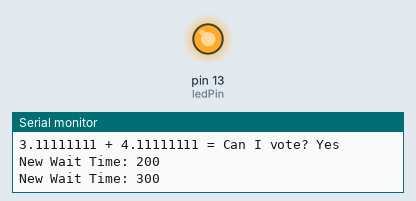
A sketch run on a simulated Arduino Uno, built with avr-gcc and run on an emulated ATmega328P. On the bench: output pins drawn as LEDs (lit = HIGH), the last lines printed to the serial monitor.

Above: at 0.75 s.
At 10.5 s:
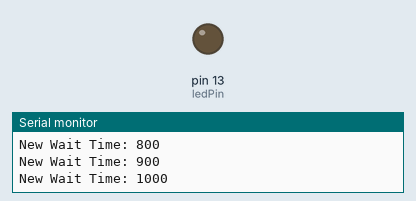
Timing chart, 0 to 26.0 s (numbered marks = the images above):
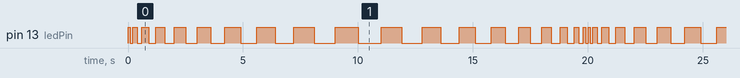

The sketch:

testing.ino
```cpp
const int ledPin = 13; //global variable

//setup the serial
void setup() {
  Serial.begin(9600);      //setup serial
  pinMode(ledPin,OUTPUT);    // let the LED blink

  countDown(5);

  int j = 3;
  while(j > 0){
    Serial.print(j);
    Serial.print(", ");
    j--;
  }
  Serial.println("Go...\n");
  Serial.print("3.11111111 + 4.11111111 = ");
//  Serial.println(addFloats(3.11111111, 4.11111111), 8);
//  Serial.println(addDoubles(3.11111111, 4.11111111), 8);

  bool canVote = true;

  Serial.print("Can I vote? ");
  Serial.println(((canVote == true) ? "Yes" : "No"));

  //chat letD = "D";
  //Serial.println(letD);
}


// it is a for loop
// unless you write while(1)
void loop() {
  static int delayPeriod = 100;  // it pretty much means global ...
  static int countDir = 1;

  digitalWrite(ledPin,HIGH);
  delay(delayPeriod);
  digitalWrite(ledPin,LOW);
  delay(delayPeriod);

  countDir = checkDirChange(delayPeriod, countDir);

  delayPeriod += 100 * countDir ;
  Serial.print("New Wait Time: ");
  Serial.println(delayPeriod);
}

int checkDirChange(int delayPeriod, int countDir){
  if((delayPeriod == 1000 ) || (delayPeriod == 0)){    //&& is and
      countDir *= -1;

      if(countDir < 0){
        Serial.println("Going Down");
      } else {
        Serial.println("Going Up");

    }
  }
  return countDir;
}


void countDown(int max){
  for(int i = max ; i > 0; i--){ //this means i += 1


  }
}


//float addFloats(float num1, float num2){
//  return num1 + num2;
//}
//
//
//
//double addDoubles(double num1, double num2){
//  return num1 + num2;
//}
```

Measured:
- by itself, pin 13 (ledPin): moves between LOW and HIGH, repeating every 20.0 s
- by itself, everything shown: repeats every 20.0 s, in 38 steps
